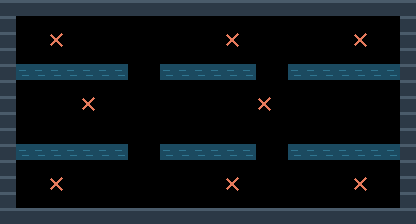

Tiled map render using the project's own tile images. Description and the whole map definition, tile-layer contents included, below:
An orthogonal 26x14 tile map with 16x16 px tiles, 2 tile layers (terreno, marcadores).

<map version="1.10" tiledversion="1.11.0" orientation="orthogonal" renderorder="right-down" width="26" height="14" tilewidth="16" tileheight="16" infinite="0" nextlayerid="3" nextobjectid="1">
 <properties>
  <property name="tipo" value="combate" />
  <property name="nombre" value="canal" />
 </properties>
 <tileset firstgid="1" source="muelle.tsx" />
 <layer id="1" name="terreno" width="26" height="14">
  <data encoding="csv">
1,1,1,1,1,1,1,1,1,1,1,1,1,1,1,1,1,1,1,1,1,1,1,1,1,1,
1,0,0,0,0,0,0,0,0,0,0,0,0,0,0,0,0,0,0,0,0,0,0,0,0,1,
1,0,0,0,0,0,0,0,0,0,0,0,0,0,0,0,0,0,0,0,0,0,0,0,0,1,
1,0,0,0,0,0,0,0,0,0,0,0,0,0,0,0,0,0,0,0,0,0,0,0,0,1,
1,2,2,2,2,2,2,2,0,0,2,2,2,2,2,2,0,0,2,2,2,2,2,2,2,1,
1,0,0,0,0,0,0,0,0,0,0,0,0,0,0,0,0,0,0,0,0,0,0,0,0,1,
1,0,0,0,0,0,0,0,0,0,0,0,0,0,0,0,0,0,0,0,0,0,0,0,0,1,
1,0,0,0,0,0,0,0,0,0,0,0,0,0,0,0,0,0,0,0,0,0,0,0,0,1,
1,0,0,0,0,0,0,0,0,0,0,0,0,0,0,0,0,0,0,0,0,0,0,0,0,1,
1,2,2,2,2,2,2,2,0,0,2,2,2,2,2,2,0,0,2,2,2,2,2,2,2,1,
1,0,0,0,0,0,0,0,0,0,0,0,0,0,0,0,0,0,0,0,0,0,0,0,0,1,
1,0,0,0,0,0,0,0,0,0,0,0,0,0,0,0,0,0,0,0,0,0,0,0,0,1,
1,0,0,0,0,0,0,0,0,0,0,0,0,0,0,0,0,0,0,0,0,0,0,0,0,1,
1,1,1,1,1,1,1,1,1,1,1,1,1,1,1,1,1,1,1,1,1,1,1,1,1,1
</data>
 </layer>
 <layer id="2" name="marcadores" width="26" height="14">
  <data encoding="csv">
0,0,0,0,0,0,0,0,0,0,0,0,0,0,0,0,0,0,0,0,0,0,0,0,0,0,
0,0,0,0,0,0,0,0,0,0,0,0,0,0,0,0,0,0,0,0,0,0,0,0,0,0,
0,0,0,3,0,0,0,0,0,0,0,0,0,0,3,0,0,0,0,0,0,0,3,0,0,0,
0,0,0,0,0,0,0,0,0,0,0,0,0,0,0,0,0,0,0,0,0,0,0,0,0,0,
0,0,0,0,0,0,0,0,0,0,0,0,0,0,0,0,0,0,0,0,0,0,0,0,0,0,
0,0,0,0,0,0,0,0,0,0,0,0,0,0,0,0,0,0,0,0,0,0,0,0,0,0,
0,0,0,0,0,3,0,0,0,0,0,0,0,0,0,0,3,0,0,0,0,0,0,0,0,0,
0,0,0,0,0,0,0,0,0,0,0,0,0,0,0,0,0,0,0,0,0,0,0,0,0,0,
0,0,0,0,0,0,0,0,0,0,0,0,0,0,0,0,0,0,0,0,0,0,0,0,0,0,
0,0,0,0,0,0,0,0,0,0,0,0,0,0,0,0,0,0,0,0,0,0,0,0,0,0,
0,0,0,0,0,0,0,0,0,0,0,0,0,0,0,0,0,0,0,0,0,0,0,0,0,0,
0,0,0,3,0,0,0,0,0,0,0,0,0,0,3,0,0,0,0,0,0,0,3,0,0,0,
0,0,0,0,0,0,0,0,0,0,0,0,0,0,0,0,0,0,0,0,0,0,0,0,0,0,
0,0,0,0,0,0,0,0,0,0,0,0,0,0,0,0,0,0,0,0,0,0,0,0,0,0
</data>
 </layer>
</map>
